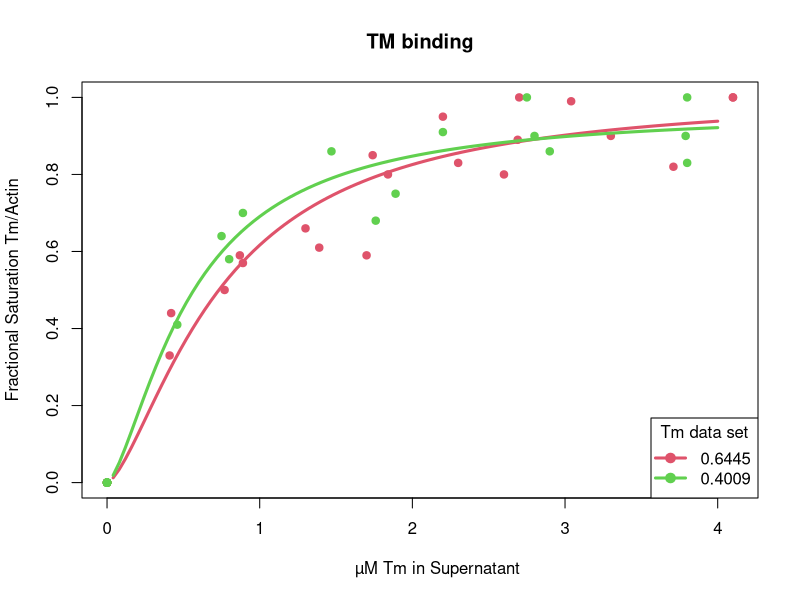

Write R code to recreate this figure.
h <- 1.5
fo <- y ~ sat * x ^ h / (k + x ^ h) #Y = Bmax  x [Tm]h/(Kdh + [Tm]h)

df0   <- read.csv(file = "TM1.txt", header = TRUE,  
sep = "\t", stringsAsFactors = FALSE)
df <- data.frame(x = df0[, 2], y = df0[, 1])

fm <- nls(fo, data = df, start = list(k = 1, sat = 1))
fm1 <- fm
summary(fm)


plot(df$x, df$y, pch = 19, col = 2, 
xlab = '	µM Tm in Supernatant ', 
ylab = 'Fractional Saturation Tm/Actin',
main = 'TM binding'
)

x_axis <- (1:100) * 4.0 * 0.01
lines(x_axis, predict(fm, newdata = list(x = x_axis)), col = 2, lwd = 3)
summary(fm)


df0   <- read.csv(file = "TM2.txt", header = TRUE,
sep = "\t",  stringsAsFactors = FALSE)
df <- data.frame(x = df0[, 2], y = df0[, 1])

fm <- nls(fo, data = df, start = list(k = 1, sat = 1))
fm2 <- fm
summary(fm)


points(df$x, df$y, pch = 19, col = 3)

x_axis <- (1:100) * 4.0 * 0.01
lines(x_axis, predict(fm, newdata = list(x = x_axis)), col = 3, lwd = 3)

km1 <- summary(fm1)$parameters[1]
km2 <- summary(fm2)$parameters[1]
#options(digits=5)
#txt1 = as.character(km1)
txt1 <- formatC(km1, digits = 4, format = "f")
txt2 <- formatC(km2, digits = 4, format = "f")
legend("bottomright",
legend = c(txt1, txt2), col = c(2, 3), pch = 19, lwd = 3,
title = "Tm data set")

summary(fm1)
summary(fm2)
